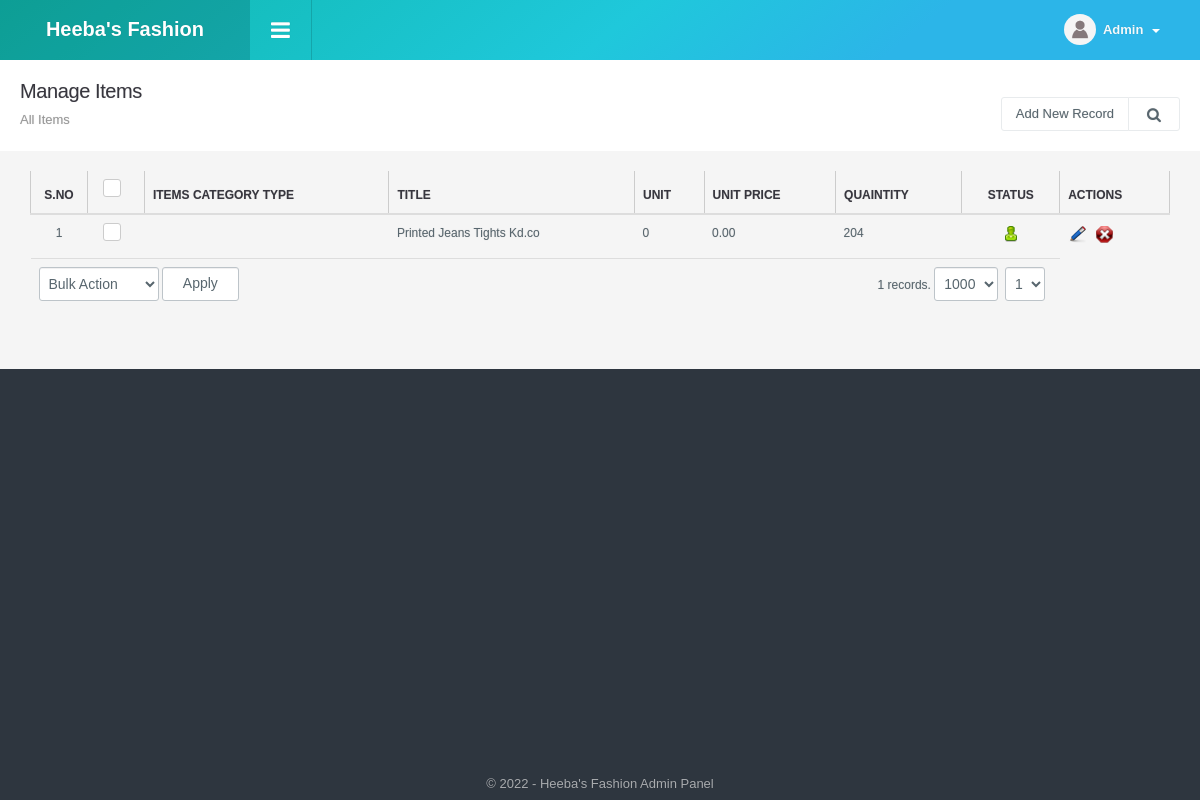
Page /items_manage.php (signed in) on the earlier database version.
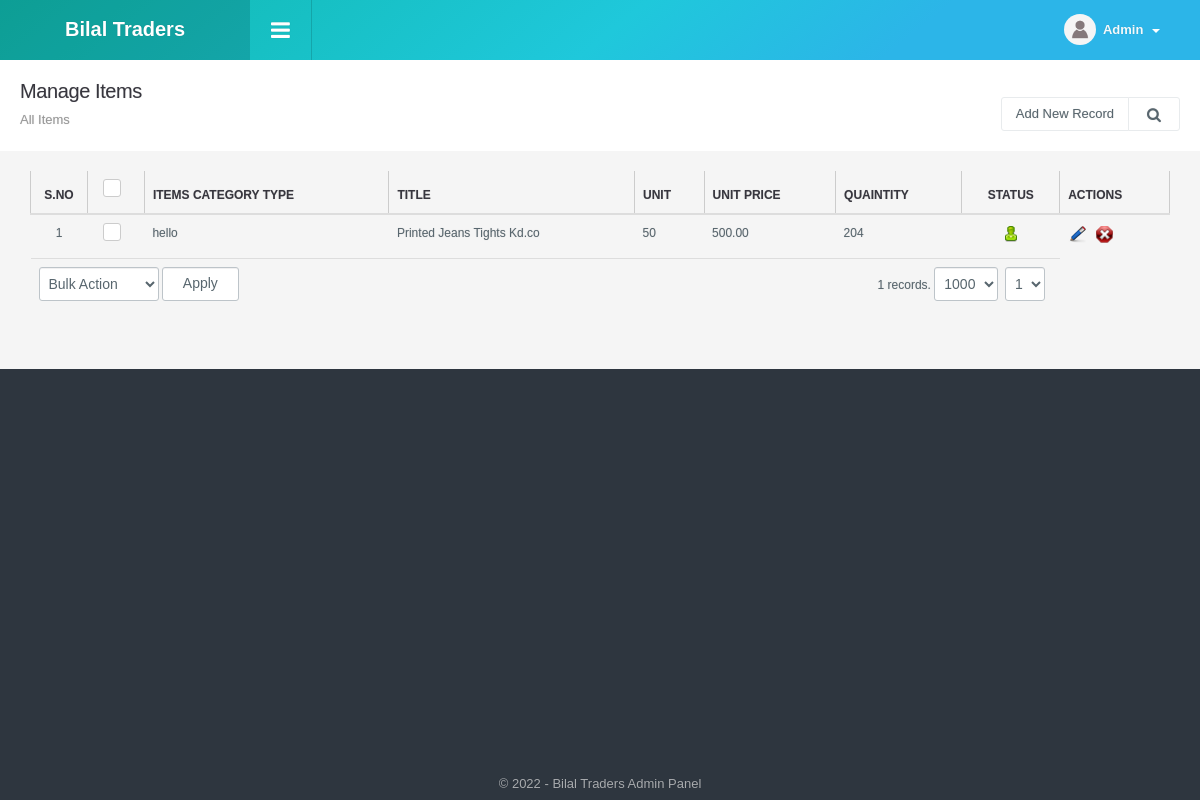
Same page on the later database version.
### tables this page shows
CREATE TABLE `config_variable` (
  `id` int NOT NULL,
  `config_type_id` int NOT NULL,
  `title` varchar(512) NOT NULL,
  `notes` varchar(512) NOT NULL,
  `type` varchar(200) NOT NULL,
  `default_values` text NOT NULL,
  `key` varchar(200) NOT NULL,
  `value` text NOT NULL,
  `sortorder` int NOT NULL
);

CREATE TABLE `items` (
  `id` int NOT NULL,
  `item_category_id` varchar(200) NOT NULL,
  `title` varchar(100) NOT NULL,
  `unit` int NOT NULL DEFAULT '0' COMMENT '0:Piece;1:Kg;2:Litre',
  `unit_price` decimal(10,2) NOT NULL,
  `quantity` decimal(11,0) NOT NULL,
  `sortorder` int NOT NULL,
  `status` int NOT NULL DEFAULT '1',
  `ts` timestamp NOT NULL DEFAULT CURRENT_TIMESTAMP
);

CREATE TABLE `item_category` (
  `id` int NOT NULL,
  `title` varchar(100) NOT NULL,
  `status` int NOT NULL DEFAULT '1',
  `ts` timestamp NOT NULL DEFAULT CURRENT_TIMESTAMP
);

### include/paging.php (called while the page is built, shortened)
<?php
if(isset($_SESSION["rows"]))
	$rows=$_SESSION["rows"];
else
	$rows=1000;
if(isset($_GET['page'])){
	$pageNum = $_GET['page'];
}
else{
	$pageNum=1;
}
function show_page($rows, $pageNum, $query){
	global $dblink;
	$rowsPerPage = $rows;
	$pageNum = $pageNum;
	$offset = ($pageNum - 1) * $rowsPerPage;
	$query = $query." LIMIT $offset, $rowsPerPage";
	$result = doquery($query, $dblink);
	return $result;
}
?>

### include/utility.php (called while the page is built, shortened)
<?php
function get_config($var){
	global $dblink;
	$sql="select value from config_variable where `key`='".slash($var)."'";
	$resConfig=doquery($sql,$dblink);
	if(numrows($resConfig)>0){
		while($rowConfig=dofetch($resConfig))
			return unslash($rowConfig["value"]);
	}
}
$site_title=get_config("site_title");
function slash($str){
	if(!is_array($str))
		return utf8_encode(addslashes($str));
	else{
		for($i=0; $i<count($str); $i++)
			$str[$i]=slash($str[$i]);
		return $str;
	}
}
function unslash($str){
	return stripslashes(utf8_decode($str));
	}
function get_field($table_id, $table, $field_name='title'){
 	global $dblink;
 	$rs=doquery("select ".$field_name." from $table where id='".$table_id."'", $dblink);
 	if(numrows($rs)>0){
 		$r=dofetch($rs);
 		return unslash($r[$field_name]);
 	}
}

### include/db.php (called while the page is built, shortened)
<?php
function doquery($qr,$lnk){
	@$res=mysqli_query($lnk, $qr) or die($qr." - ".mysqli_error($lnk));
	return $res;
}
function dofetch($rs){
	@$rec=mysqli_fetch_array($rs);
	return $rec;
}
function numrows($rs){
	return mysqli_num_rows($rs);
}

### include/upload_center.php (the view, shortened to what the changed rows need)
<link href="css/general.css" type="text/css" rel="stylesheet" />

### include/header.php (shortened to what the changed rows need)
<!DOCTYPE html>
<html>
<head>
<link type="text/css" rel="stylesheet" href="css/font-awesome.min.css" />
<link type="text/css" rel="stylesheet" href="css/font-awesome.css" />
<link type="text/css" rel="stylesheet"  href="css/bootstrap.css" />
<link rel="stylesheet" href="css/bootstrap-datetimepicker.min.css" />
<link type="text/css" rel="stylesheet"  href="css/awesome-bootstrap-checkbox.css" />
<link href="css/general.css" type="text/css" rel="stylesheet" />
<link type="text/css" rel="stylesheet"  href="css/style.css" />
<link rel="stylesheet" href="css/style.min.css">
</head>
<body>
	<div id="wrapper" class="round_corners">
    	<div id="top" class="clearfix">
            <div class="applogo">
                <a href="index.php" class="logo"><?php $admin_logo=get_config("admin_logo"); if(empty($admin_logo)) echo $site_title; else { ?><img src="<?php echo $file_upload_root;?>config/<?php echo $admin_logo?>" /><?php }?></a>
            </div>
        </div>
		<div class="content">

### modules/item/list.php (shortened to what the changed rows need)
<?php
$extra='';
?>
    <div class="page-header">
        <h1 class="title">Manage Items</h1>
    </div>
    <div class="panel-body table-responsive">
        <table class="table table-hover list">
            <thead>
                <tr>
                    <th width="5%" class="text-center">S.no</th>
                    <th class="text-center" width="5%"><div class="checkbox checkbox-primary">
                        <label for="select_all"></label></div></th>
                        <th>Items Category Type</th>
                    <th>Title</th>
                    <th>Unit</th>
                    <th>Unit Price</th>
                    <th>Quaintity</th>
                    <th class="text-center">Status</th>
                    <th>Actions</th>
                </tr>
            </thead>
            <tbody>
                <?php
                $sql="select * from items where 1 $extra";
                $rs=show_page($rows, $pageNum, $sql);
                if(numrows($rs)>0){
                    $sn=1;
                    while($r=dofetch($rs)){
                        ?>
                        <tr>
                            <td class="text-center"><?php echo $sn;?></td>
                            <td class="text-center"><div class="checkbox margin-t-0 checkbox-primary">
                                <label for="<?php echo "rec_".$sn?>"></label></div>
                            </td>
                            <td><?php if($r["item_category_id"]==0) echo ""; else echo get_field($r["item_category_id"], "item_category");?></td>
                            <td><?php echo unslash($r["title"]); ?></td>
                            <td><?php echo unslash($r["unit"]); ?></td>
                            <td><?php echo unslash($r["unit_price"]); ?></td>
                            <td><?php echo unslash($r["quantity"]); ?></td>
                            <td class="text-center"><a href="items_manage.php?id=<?php echo $r['id'];?>&tab=status&s=<?php echo ($r["status"]==0)?1:0;?>">
                                <?php
                                if($r["status"]==0){
                                    ?>
                                    <img src="images/offstatus.png" alt="Off" title="Set Status On">
                                    <?php
                                }
                                else{
                                    ?>
                                    <img src="images/onstatus.png" alt="On" title="Set Status Off">
                                    <?php
                                }
                                ?>
                            </a></td>
                            <td>
                                <a href="items_manage.php?tab=edit&id=<?php echo $r['id'];?>"><img title="Edit Record" alt="Edit" src="images/edit.png"></a>&nbsp;&nbsp;
                                <a onclick="return confirm('Are you sure you want to delete')" href="items_manage.php?id=<?php echo $r['id'];?>&amp;tab=delete"><img title="Delete Record" alt="Delete" src="images/delete.png"></a>
                            </td>
                        </tr>
                        <?php
                        $sn++;
                    }
                    ?>
                    <?php
                }
                else{
                    ?>
                    <tr>
                        <td colspan="8"  class="no-record">No Result Found</td>
                    </tr>
                    <?php
                }
                ?>
            </tbody>
        </table>
                        </div>
                    </div>
                </div>
            </div>
        </div>

### include/footer.php (shortened to what the changed rows need)
<div id="footer" class="bottom_round_corners">
	<div id="footer_content">
    	<address>&copy; <?php echo date("Y");?> - <?php echo $site_title; ?> Admin Panel</address>
    </div>
</div>
<link href="js/fancybox/jquery.fancybox.css" rel="stylesheet" type="text/css" />
<link href="js/chosen/chosen.css" rel="stylesheet" type="text/css" />
<link href="css/jquery-ui.min.css" rel="stylesheet" type="text/css" />
<?php include("include/upload_center.php");?>
<link rel="stylesheet" type="text/css" href="css/angularjs-datetime-picker.css" />
</body>
</html>

Differences in the rows shown:
changed config_variable: value "Heeba's Fashion" → "Bilal Traders"
changed items "Printed Jeans Tights Kd.co": item_category.title (not shown) → "hello"; unit "0" → "50"; unit_price "0.00" → "500.00"
